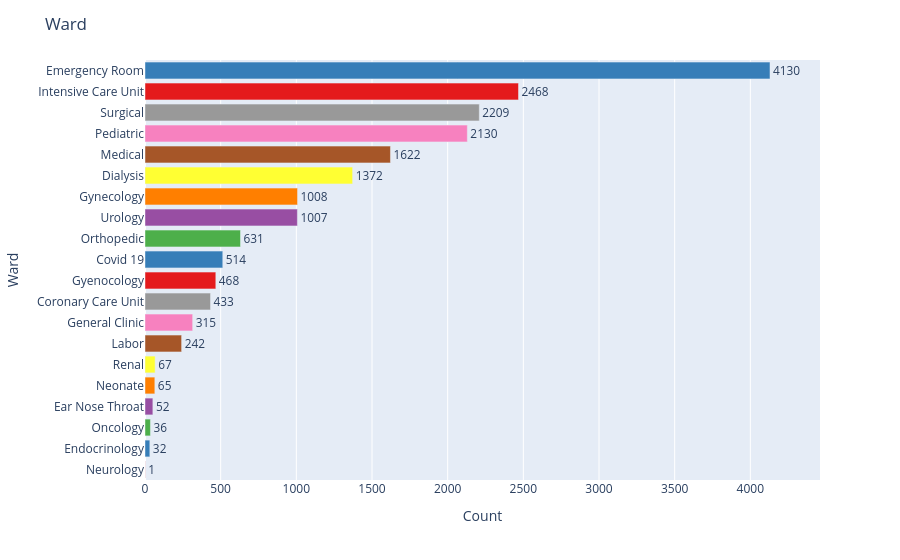

The code cell stored with this chart in its notebook:
### Markdown cell above
## Ward

### Code cell
# Prepare data
plot_df = count_entries("Ward", nonorm=True)

fig = px.bar(
    plot_df, x='Count', y='Ward', text='Count', color='Ward',
    orientation='h', color_discrete_sequence=px.colors.qualitative.Set1,
)

fig.update_layout(
    title='Ward',
    xaxis=dict(range=[0, plot_df['Count'].max() * 1.08]),
    yaxis=dict(
        categoryorder='array',
        categoryarray=plot_df['Ward'].tolist()  # maintain ascending order
    ),
    showlegend=False,
    height=600
)

fig.update_traces(textposition='outside')
fig.show()

### Figure 1 — Plotly figure (JSON) as saved in the notebook; plotly's stock layout.template omitted (floating-point values rounded to 4 significant figures)
{"data": [{"alignmentgroup": "True", "hovertemplate": "Ward=%{y}<br>Count=%{text}<extra></extra>", "legendgroup": "Neurology", "marker": {"color": "rgb(228,26,28)", "pattern": {"shape": ""}}, "name": "Neurology", "offsetgroup": "Neurology", "orientation": "h", "showlegend": true, "text": [1], "textposition": "outside", "type": "bar", "x": [1], "xaxis": "x", "y": ["Neurology"], "yaxis": "y"}, {"alignmentgroup": "True", "hovertemplate": "Ward=%{y}<br>Count=%{text}<extra></extra>", "legendgroup": "Endocrinology", "marker": {"color": "rgb(55,126,184)", "pattern": {"shape": ""}}, "name": "Endocrinology", "offsetgroup": "Endocrinology", "orientation": "h", "showlegend": true, "text": [32], "textposition": "outside", "type": "bar", "x": [32], "xaxis": "x", "y": ["Endocrinology"], "yaxis": "y"}, {"alignmentgroup": "True", "hovertemplate": "Ward=%{y}<br>Count=%{text}<extra></extra>", "legendgroup": "Oncology", "marker": {"color": "rgb(77,175,74)", "pattern": {"shape": ""}}, "name": "Oncology", "offsetgroup": "Oncology", "orientation": "h", "showlegend": true, "text": [36], "textposition": "outside", "type": "bar", "x": [36], "xaxis": "x", "y": ["Oncology"], "yaxis": "y"}, {"alignmentgroup": "True", "hovertemplate": "Ward=%{y}<br>Count=%{text}<extra></extra>", "legendgroup": "Ear Nose Throat", "marker": {"color": "rgb(152,78,163)", "pattern": {"shape": ""}}, "name": "Ear Nose Throat", "offsetgroup": "Ear Nose Throat", "orientation": "h", "showlegend": true, "text": [52], "textposition": "outside", "type": "bar", "x": [52], "xaxis": "x", "y": ["Ear Nose Throat"], "yaxis": "y"}, {"alignmentgroup": "True", "hovertemplate": "Ward=%{y}<br>Count=%{text}<extra></extra>", "legendgroup": "Neonate", "marker": {"color": "rgb(255,127,0)", "pattern": {"shape": ""}}, "name": "Neonate", "offsetgroup": "Neonate", "orientation": "h", "showlegend": true, "text": [65], "textposition": "outside", "type": "bar", "x": [65], "xaxis": "x", "y": ["Neonate"], "yaxis": "y"}, {"alignmentgroup": "True", "hovertemplate": "Ward=%{y}<br>Count=%{text}<extra></extra>", "legendgroup": "Renal", "marker": {"color": "rgb(255,255,51)", "pattern": {"shape": ""}}, "name": "Renal", "offsetgroup": "Renal", "orientation": "h", "showlegend": true, "text": [67], "textposition": "outside", "type": "bar", "x": [67], "xaxis": "x", "y": ["Renal"], "yaxis": "y"}, {"alignmentgroup": "True", "hovertemplate": "Ward=%{y}<br>Count=%{text}<extra></extra>", "legendgroup": "Labor", "marker": {"color": "rgb(166,86,40)", "pattern": {"shape": ""}}, "name": "Labor", "offsetgroup": "Labor", "orientation": "h", "showlegend": true, "text": [242], "textposition": "outside", "type": "bar", "x": [242], "xaxis": "x", "y": ["Labor"], "yaxis": "y"}, {"alignmentgroup": "True", "hovertemplate": "Ward=%{y}<br>Count=%{text}<extra></extra>", "legendgroup": "General Clinic", "marker": {"color": "rgb(247,129,191)", "pattern": {"shape": ""}}, "name": "General Clinic", "offsetgroup": "General Clinic", "orientation": "h", "showlegend": true, "text": [315], "textposition": "outside", "type": "bar", "x": [315], "xaxis": "x", "y": ["General Clinic"], "yaxis": "y"}, {"alignmentgroup": "True", "hovertemplate": "Ward=%{y}<br>Count=%{text}<extra></extra>", "legendgroup": "Coronary Care Unit", "marker": {"color": "rgb(153,153,153)", "pattern": {"shape": ""}}, "name": "Coronary Care Unit", "offsetgroup": "Coronary Care Unit", "orientation": "h", "showlegend": true, "text": [433], "textposition": "outside", "type": "bar", "x": [433], "xaxis": "x", "y": ["Coronary Care Unit"], "yaxis": "y"}, {"alignmentgroup": "True", "hovertemplate": "Ward=%{y}<br>Count=%{text}<extra></extra>", "legendgroup": "Gyenocology", "marker": {"color": "rgb(228,26,28)", "pattern": {"shape": ""}}, "name": "Gyenocology", "offsetgroup": "Gyenocology", "orientation": "h", "showlegend": true, "text": [468], "textposition": "outside", "type": "bar", "x": [468], "xaxis": "x", "y": ["Gyenocology"], "yaxis": "y"}, {"alignmentgroup": "True", "hovertemplate": "Ward=%{y}<br>Count=%{text}<extra></extra>", "legendgroup": "Covid 19", "marker": {"color": "rgb(55,126,184)", "pattern": {"shape": ""}}, "name": "Covid 19", "offsetgroup": "Covid 19", "orientation": "h", "showlegend": true, "text": [514], "textposition": "outside", "type": "bar", "x": [514], "xaxis": "x", "y": ["Covid 19"], "yaxis": "y"}, {"alignmentgroup": "True", "hovertemplate": "Ward=%{y}<br>Count=%{text}<extra></extra>", "legendgroup": "Orthopedic", "marker": {"color": "rgb(77,175,74)", "pattern": {"shape": ""}}, "name": "Orthopedic", "offsetgroup": "Orthopedic", "orientation": "h", "showlegend": true, "text": [631], "textposition": "outside", "type": "bar", "x": [631], "xaxis": "x", "y": ["Orthopedic"], "yaxis": "y"}, {"alignmentgroup": "True", "hovertemplate": "Ward=%{y}<br>Count=%{text}<extra></extra>", "legendgroup": "Urology", "marker": {"color": "rgb(152,78,163)", "pattern": {"shape": ""}}, "name": "Urology", "offsetgroup": "Urology", "orientation": "h", "showlegend": true, "text": [1007], "textposition": "outside", "type": "bar", "x": [1007], "xaxis": "x", "y": ["Urology"], "yaxis": "y"}, {"alignmentgroup": "True", "hovertemplate": "Ward=%{y}<br>Count=%{text}<extra></extra>", "legendgroup": "Gynecology", "marker": {"color": "rgb(255,127,0)", "pattern": {"shape": ""}}, "name": "Gynecology", "offsetgroup": "Gynecology", "orientation": "h", "showlegend": true, "text": [1008], "textposition": "outside", "type": "bar", "x": [1008], "xaxis": "x", "y": ["Gynecology"], "yaxis": "y"}, {"alignmentgroup": "True", "hovertemplate": "Ward=%{y}<br>Count=%{text}<extra></extra>", "legendgroup": "Dialysis", "marker": {"color": "rgb(255,255,51)", "pattern": {"shape": ""}}, "name": "Dialysis", "offsetgroup": "Dialysis", "orientation": "h", "showlegend": true, "text": [1372], "textposition": "outside", "type": "bar", "x": [1372], "xaxis": "x", "y": ["Dialysis"], "yaxis": "y"}, {"alignmentgroup": "True", "hovertemplate": "Ward=%{y}<br>Count=%{text}<extra></extra>", "legendgroup": "Medical", "marker": {"color": "rgb(166,86,40)", "pattern": {"shape": ""}}, "name": "Medical", "offsetgroup": "Medical", "orientation": "h", "showlegend": true, "text": [1622], "textposition": "outside", "type": "bar", "x": [1622], "xaxis": "x", "y": ["Medical"], "yaxis": "y"}, {"alignmentgroup": "True", "hovertemplate": "Ward=%{y}<br>Count=%{text}<extra></extra>", "legendgroup": "Pediatric", "marker": {"color": "rgb(247,129,191)", "pattern": {"shape": ""}}, "name": "Pediatric", "offsetgroup": "Pediatric", "orientation": "h", "showlegend": true, "text": [2130], "textposition": "outside", "type": "bar", "x": [2130], "xaxis": "x", "y": ["Pediatric"], "yaxis": "y"}, {"alignmentgroup": "True", "hovertemplate": "Ward=%{y}<br>Count=%{text}<extra></extra>", "legendgroup": "Surgical", "marker": {"color": "rgb(153,153,153)", "pattern": {"shape": ""}}, "name": "Surgical", "offsetgroup": "Surgical", "orientation": "h", "showlegend": true, "text": [2209], "textposition": "outside", "type": "bar", "x": [2209], "xaxis": "x", "y": ["Surgical"], "yaxis": "y"}, {"alignmentgroup": "True", "hovertemplate": "Ward=%{y}<br>Count=%{text}<extra></extra>", "legendgroup": "Intensive Care Unit", "marker": {"color": "rgb(228,26,28)", "pattern": {"shape": ""}}, "name": "Intensive Care Unit", "offsetgroup": "Intensive Care Unit", "orientation": "h", "showlegend": true, "text": [2468], "textposition": "outside", "type": "bar", "x": [2468], "xaxis": "x", "y": ["Intensive Care Unit"], "yaxis": "y"}, {"alignmentgroup": "True", "hovertemplate": "Ward=%{y}<br>Count=%{text}<extra></extra>", "legendgroup": "Emergency Room", "marker": {"color": "rgb(55,126,184)", "pattern": {"shape": ""}}, "name": "Emergency Room", "offsetgroup": "Emergency Room", "orientation": "h", "showlegend": true, "text": [4130], "textposition": "outside", "type": "bar", "x": [4130], "xaxis": "x", "y": ["Emergency Room"], "yaxis": "y"}], "layout": {"autosize": true, "barmode": "relative", "legend": {"title": {"text": "Ward"}, "tracegroupgap": 0}, "margin": {"t": 60}, "showlegend": false, "title": {"text": "Ward"}, "xaxis": {"anchor": "y", "domain": [0, 1], "range": [0, 4460.0], "title": {"text": "Count"}, "type": "linear"}, "yaxis": {"anchor": "x", "autorange": true, "categoryarray": ["Neurology", "Endocrinology", "Oncology", "Ear Nose Throat", "Neonate", "Renal", "Labor", "General Clinic", "Coronary Care Unit", "Gyenocology", "Covid 19", "Orthopedic", "Urology", "Gynecology", "Dialysis", "Medical", "Pediatric", "Surgical", "Intensive Care Unit", "Emergency Room"], "categoryorder": "array", "domain": [0, 1], "range": [-0.5, 19.5], "title": {"text": "Ward"}, "type": "category"}}}
